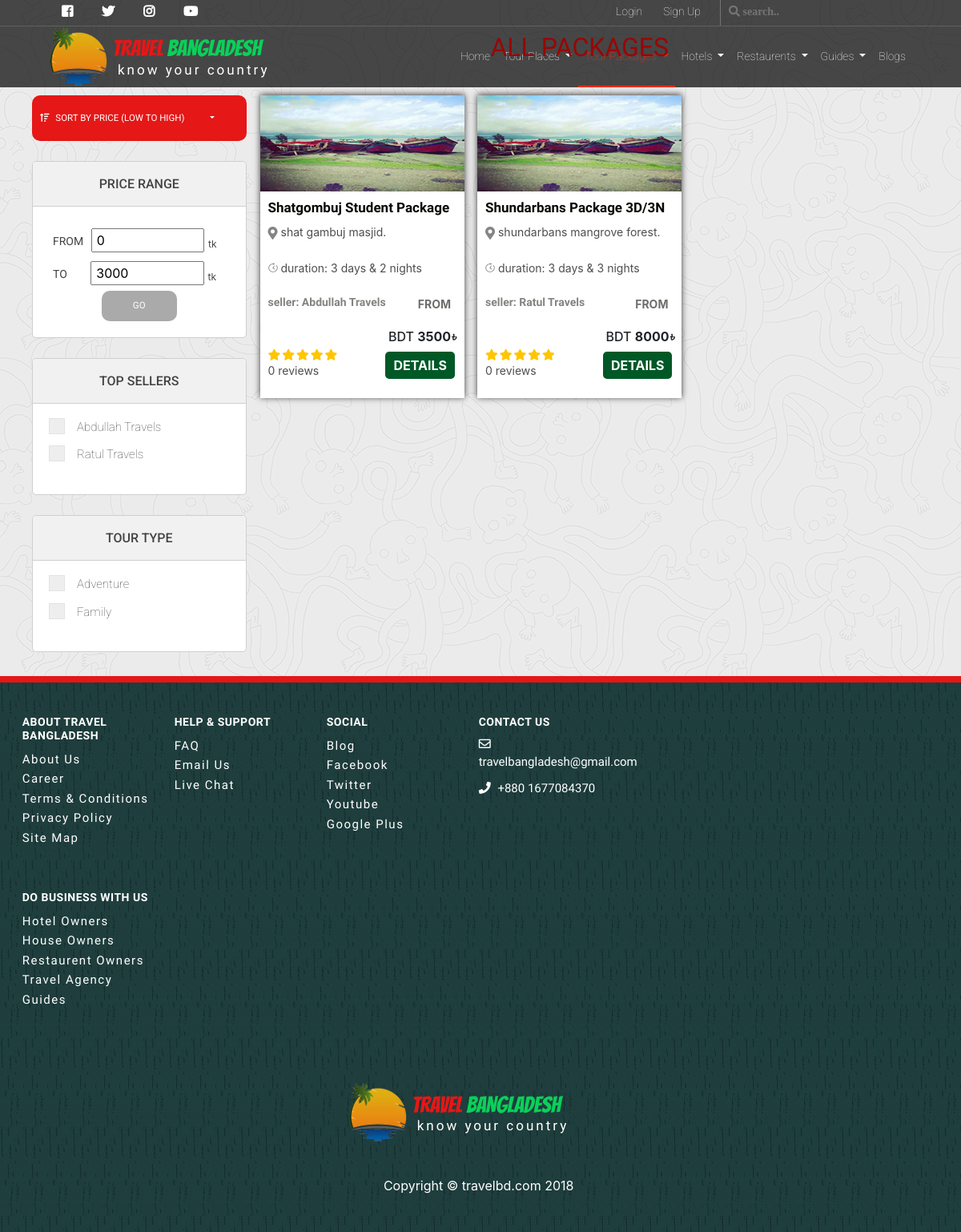
The app's page /findPackage.php with its own data.
### tables this page shows
CREATE TABLE IF NOT EXISTS `packageowner` (
  `firstName` varchar(255) DEFAULT NULL,
  `lastName` varchar(255) DEFAULT NULL,
  `emailAddress` varchar(255) NOT NULL,
  `proPic` varchar(255) DEFAULT NULL,
  `pass` varchar(255) DEFAULT NULL,
  `companyName` varchar(255) DEFAULT NULL,
  `rating` float DEFAULT NULL
);

CREATE TABLE IF NOT EXISTS `package` (
  `packageId` int(11) NOT NULL,
  `packageName` varchar(300) DEFAULT NULL,
  `durationNight` int(11) DEFAULT NULL,
  `durationDay` int(11) DEFAULT NULL,
  `price` float DEFAULT NULL,
  `description` text,
  `emailAddress` varchar(255) NOT NULL,
  `packCoverPic` varchar(255) NOT NULL,
  `type` varchar(30) DEFAULT NULL
);

### template/packageContent.php (the view, shortened to what this page needs)
<?php
    include("includes/connection.php");
    $packageInfo= "
               SELECT packageId, packageName, durationDay, durationNight, price, companyName
               FROM (package NATURAL JOIN packageowner)";
   $runPackageInfo = mysqli_query($con,$packageInfo);
?>
			<div class="col-lg-9 col-md-8  content recP allPackage">
                  <div class="row topP">
                    <h1>All Packages</h1>
                 </div>
                 <div class="topP">
                    <div class="row">
						<?php
							while($row = mysqli_fetch_array($runPackageInfo)){
                                $packageId= $row['packageId'];
                                $packageName= $row['packageName'];
                                $durationDay= $row['durationDay'];
                                $durationNight= $row['durationNight'];
                                $price= $row['price'];
                                $companyName= $row['companyName'];
                                $address="";
                                $offerPlace ="SELECT placeName
                                            FROM packageofferplaces NATURAL JOIN place
                                            WHERE packageId=$packageId";
                                $runOfferPlace = mysqli_query($con,$offerPlace);
                                $flag=1;
                                while($row = mysqli_fetch_array($runOfferPlace)){
                                      $addr= $row['placeName'];
                                    if($flag==1){
                                        $address= $address.$addr;
                                        $flag=0;
                                    }else{
                                         $address= $address.', '.$addr;
                                    }
                                }
                                $r1= mysqli_fetch_array(mysqli_query($con, "SELECT COUNT(id) as numberOfReview
                                                                    FROM packagereview
                                                                    WHERE packageid=".$packageId));
                                $numberOfReview= $r1['numberOfReview'];
                                echo "<div class='col col-12 col-sm-6 col-md-6 col-lg-4 myPadding'>
                                  <div class='rp clearfix'>
                                     <img class='packageBanner' src='img/rp1.jpg' alt=''>
                                     <h5>".$packageName."</h5>
                                     <i class='fas fa-map-marker-alt loc'></i>
                                     <p><span>".$address.".</span></p>
                                      <i class='loc duration'><img src='img/duration.png'></i>
                                     <p><span>Duration: ".$durationDay." days & ".$durationNight." nights</span></p>
                                     <div class='seller'>
                                        <h6><strong>seller: </strong>".$companyName."</h6>
                                        <div class='rating'>
                                           <ul>
                                              <li><span class='fas fa-star checked'></span></li>
                                              <li><span class='fas fa-star checked'></span></li>
                                              <li><span class='fas fa-star checked'></span></li>
                                              <li><span class='fas fa-star checked'></span></li>
                                              <li><span class='fas fa-star checked'></span></li>
                                           </ul>
                                        </div>
                                        <p>".$numberOfReview." reviews</p>
                                     </div>
                                     <div class='from'>
                                        <p>From</p>
                                        <h6>BDT <strong>".$price."</strong><i>৳</i></h6>
                                        <a href= 'packageDetail.php?id=".$packageId."'><button>details</button></a>
                                     </div>
                                  </div>
                               </div>";
							}
						?>
					</div>
				</div>
              </div>

### template/packageFilter.php (shortened to what this page needs)
<?php
    include("includes/connection.php");
    $sellersQry= "
               SELECT emailAddress, companyName
				FROM packageowner
				ORDER BY rating DESC
				LIMIT 5";
	$typeQry= "SELECT DISTINCT type
				FROM package";
   $runSQry = mysqli_query($con,$sellersQry);
   $runTQry = mysqli_query($con,$typeQry);
?>
					<div class="topSeller searchByDivision">
                      <h3 class="filterHead">Top Sellers</h3>
                      <ul class="filterOption">
					  <?php
						while ($row=mysqli_fetch_array($runSQry)){
							$name=$row['companyName'];
							echo"<li>
                              <label class='myCheck'>".$name."
                                  <input type='checkbox'>
                                  <span class='checkmark'></span>
                              </label>
                          </li>";
						}
					  ?>
                      </ul>
                  </div>
                  <div class="tourType searchByDivision typeOfp">
                      <h3 class="filterHead">Tour Type</h3>
                      <ul class="filterOption">
					  <?php
						while ($row=mysqli_fetch_array($runTQry)){
							$type=$row['type'];
							echo"<li>
                              <label class='myCheck'>".$type."
                                  <input type='checkbox'>
                                  <span class='checkmark'></span>
                              </label>
							</li>";
						}
					  ?>
                      </ul>
                  </div>

### records on screen
packageowner: companyName "Abdullah Travels"
packageowner: companyName "Ratul Travels"
package: packageName "Shatgombuj Student Package…", address "shat gambuj masjid", durationDay "3", durationNight "2", emailAddress.companyName "Abdullah Travels", numberOfReview "0", price "3500"
package: packageName "Shundarbans Package 3D/3N", address "shundarbans mangrove forest", durationDay "3", durationNight "3", emailAddress.companyName "Ratul Travels", numberOfReview "0", price "8000"

### other values on screen
$type "Adventure"
$type "Family"
